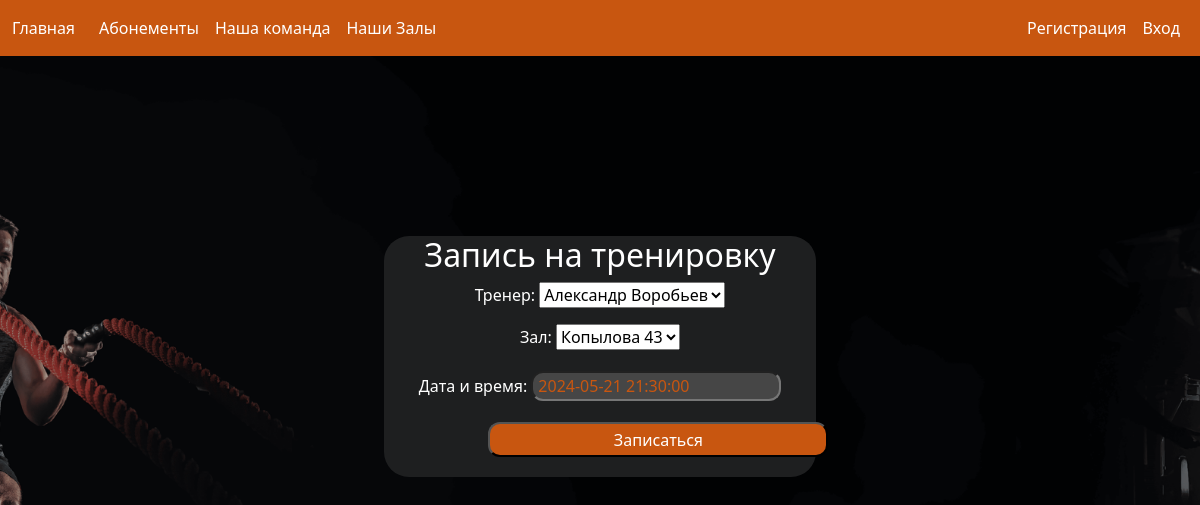
/paty/13/updateTrening, run on the app's committed database.
### jim_main/models.py (models this page shows)
class Trenings(models.Model) :
    trener = models.ForeignKey(Treners, on_delete=models.DO_NOTHING, null=True, verbose_name= 'Тренер')
    user = models.ForeignKey(User, on_delete=models.DO_NOTHING, null=False, verbose_name= 'Юзер')
    hall = models.ForeignKey(Halls, on_delete=models.DO_NOTHING, null=False, verbose_name= 'Зал')
    dt = models.DateTimeField(verbose_name= 'Дата и время')

### jim_main/views.py (the view)
# urls.py: path('paty/<int:pk>/updateTrening', TreningUpdate.as_view(), name='updateTrening'),
class TreningUpdate(UpdateView):
    model = Trenings
    template_name = 'main/createtrening.html'
    form_class = CreateTreningForm
    success_url = '/mypage'

### jim_main/forms.py
class CreateTreningForm(forms.ModelForm) :
    class Meta:
        model = Trenings
        fields = ['trener', 'hall',
                  'dt']
        widgets = {
            'dt' : forms.DateTimeInput(attrs={'name':"filter-date", 'id':"filter-date", 'class' : 'input-field'})
        }

### jim_main/models.py (called while the page is built)
    def __str__(self) -> str:
        return f"{self.first_name} {self.last_name}"

    def __str__(self) -> str:
        return f"{self.Adres}"

### jim_main/views.py (called while the page is built)
def loveJim(request) :
    import http.cookies
    http.cookies._is_legal_key = lambda _: True
    if request.COOKIES.get('lovingJim') is not None:
        value = request.COOKIES.get('lovingJim')
        html = render(request, 'main/loveJim.html', {'title': 'Любимый зал', 'value': value})
        html.set_cookie('your loving Jim is ', value + 'again')
        return html
    else :
        return redirect('/home')

### jim_main/templates/main/createtrening.html (shortened to what this page needs)
{% extends 'main/base.html' %}
{% load static %}
{% block content %}
<div class="wrap-create">
    <form method="post">
        <div class="wrap-taskProperty100">
            <h2 style="color: #fff; margin-top: 2%;">Запись на тренировку</h2>
        </div>
        {% for f in form %}
        <p><span class="field-label" id="inputGroup-sizing-default" style="color: #fff;">{{f.label}}: </span>
            {{f}}
            {% endfor %}
        <div class="create-btn-div">
            <button class="create-btn" type="submit">Записаться</button>
        </div>
    </form>
</div>
{% endblock %}

### jim_main/static/main/css/style.css (style rules this page uses)
.body { background: url(image/fon.png) no-repeat center center fixed; -webkit-background-size: cover; -moz-background-size: cover; -o-background-size: cover; background-size: cover; z-index: 0; height: 900px; }
.input-field { background-color: #464646; color: #c85610; margin-top: 5px; margin-bottom: 5px; border-radius: 12px; padding-left: 5px; width: 250px; }
.wrap-create { background-color: #1e1f20; margin-left: 32%; margin-right: 32%; margin-top: 15%; margin-bottom: 10%; border-radius: 25px; text-align: center; }
.create-btn-div { width: 350px; margin-left: 23%; }
.create-btn { width: 340px; background-color: #c85610; color: #fff; margin-bottom: 20px; border-radius: 12px; height: 35px; }

### jim_main/static/signIn/css/style.css (style rules this page uses)
.field-label { margin-top: 5px; margin-bottom: 0px; }

### data on the page
Trenings: form "Александр Воробьев" "Копылова 43" "2024-05-21 21:30:00"

### other printed values
{{ f.label }} "Тренер" "Зал" "Дата и время"
